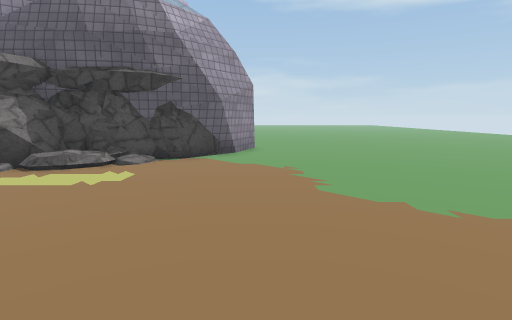
View 1 (above)

24 first-person views from a walk through a Unity game level. The camera is 1.3 m above the floor, tilts 8° down and sees 80° across. The floor is counted in squares, 1 m on a side. Each view is taken from the middle of a square. On the plan, view 1 faces up. The plan holds only what a view shows up to about 14 squares ahead; the rest is blank. The place goes on beyond the plan. The player is left out. Some animated figures are not drawn. Some surface patterns are stand-ins.

View 2
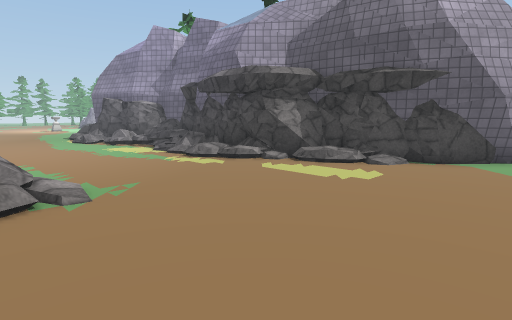

View 3
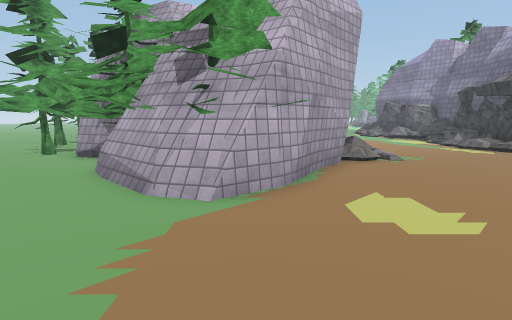

View 4
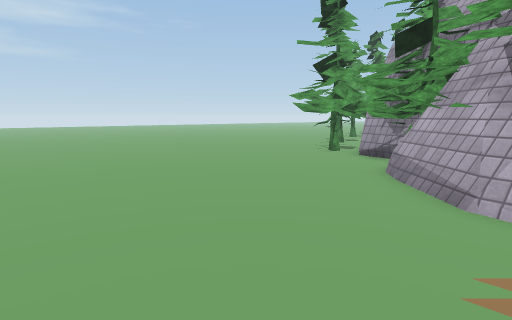

View 5
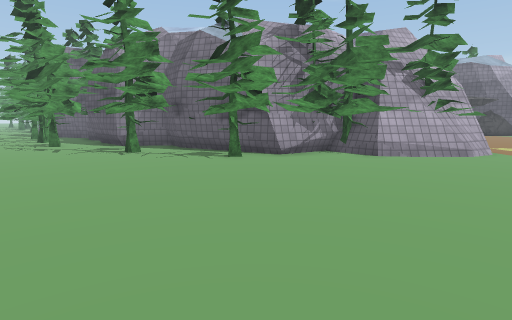

View 6
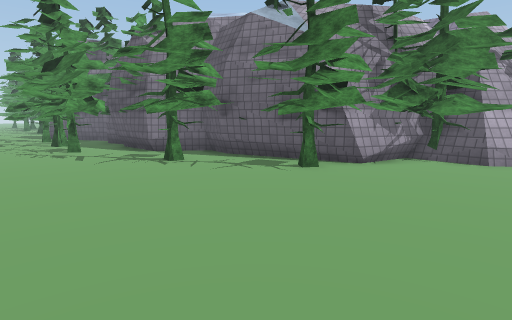

View 7
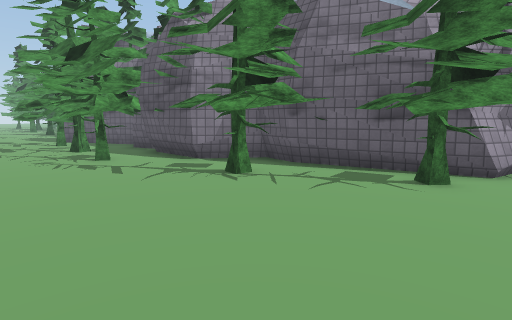

View 8
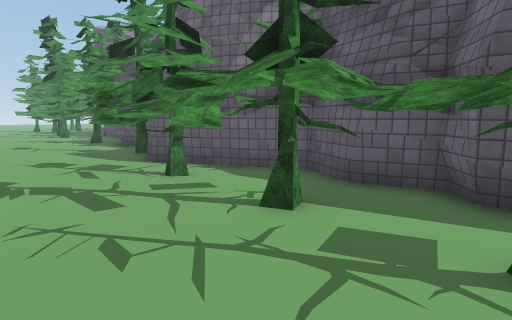

View 9
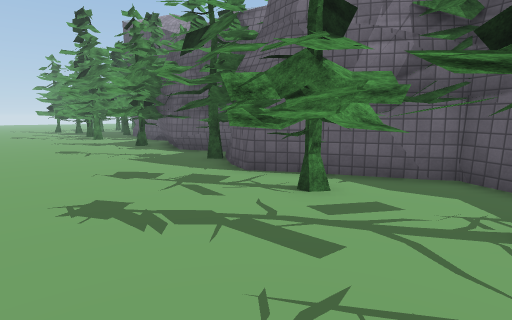

View 10
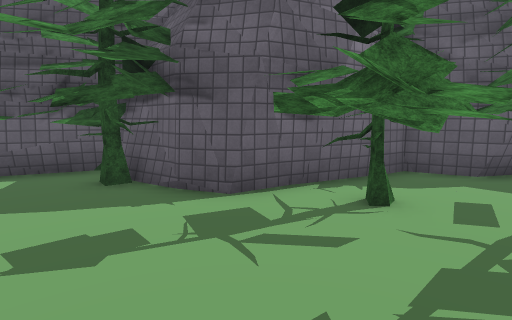

View 11
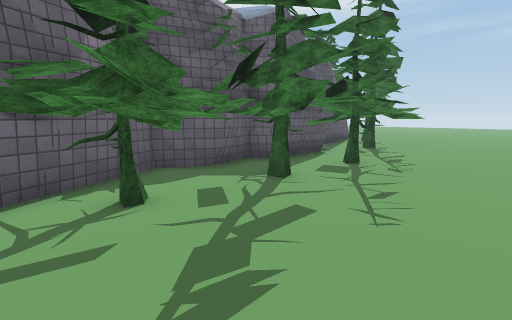

View 12
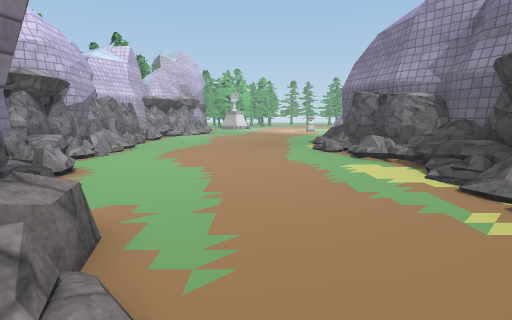

View 13
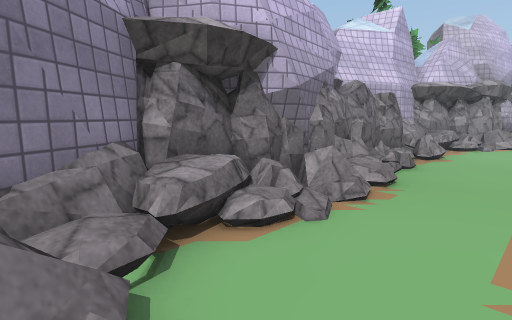

View 14
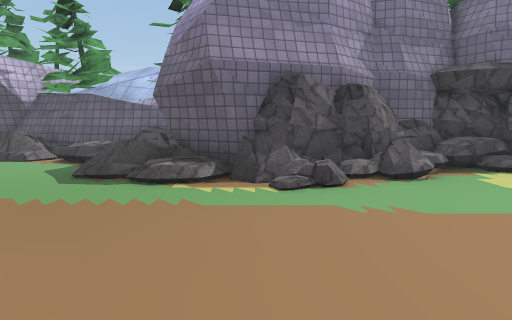

View 15
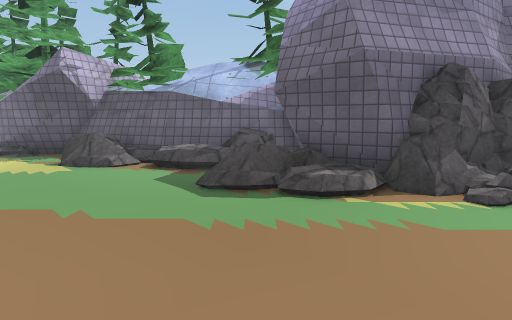

View 16
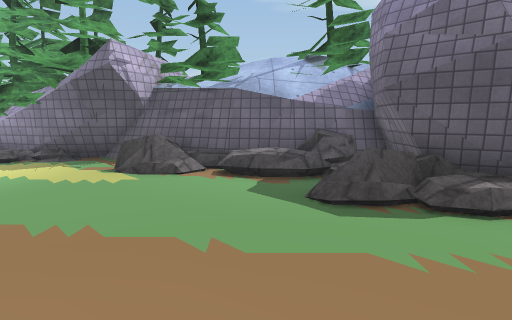

View 17
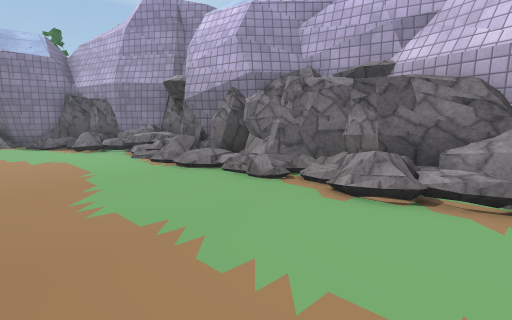

View 18
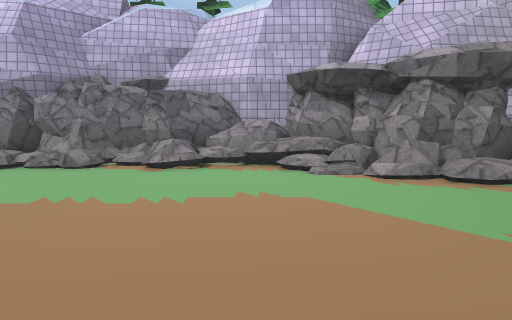

View 19
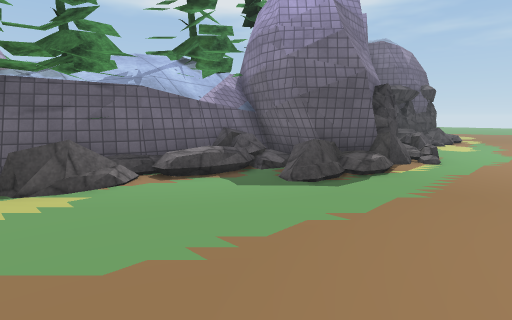

View 20
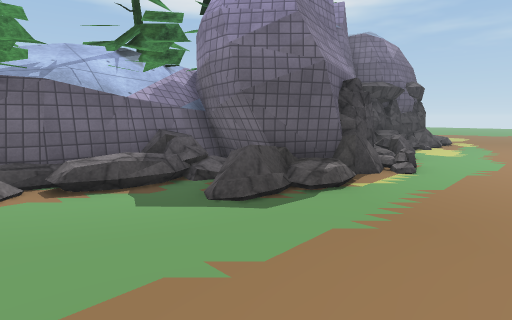

View 21
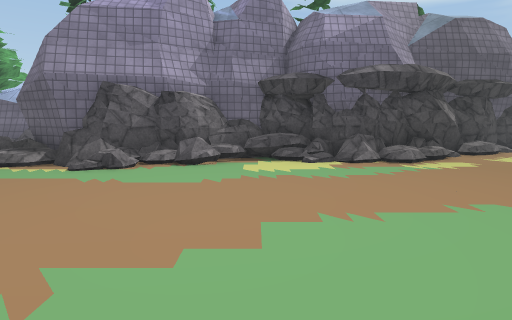

View 22
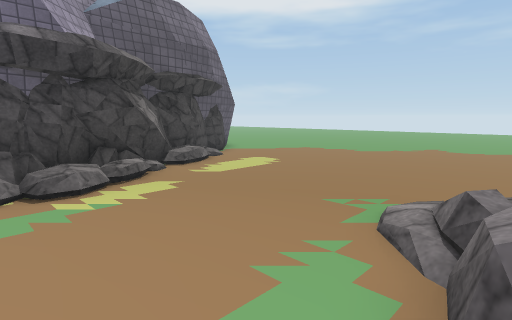

View 23
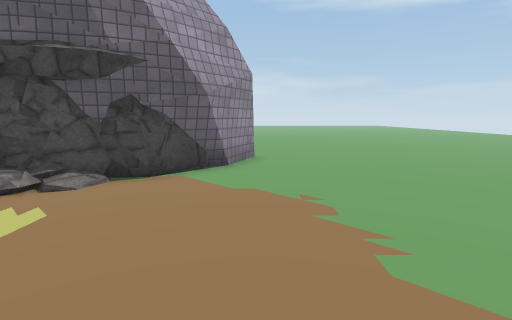

View 24
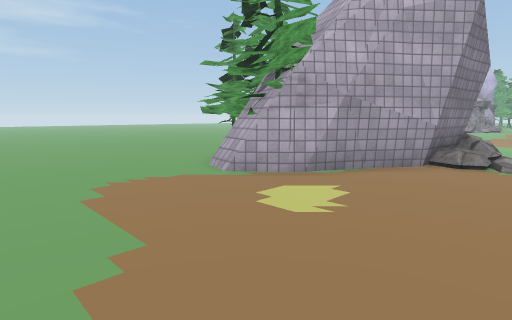

### Floor plan
Key: @ floor where view 1 was taken; # wall or solid block; . main floor; : floor 0.25 m higher than the main floor; / step, stairs or slope; = window, fence, low wall or low ledge; R rock; T tree; O other object.
Columns run from 31 left of view 1 to 4 right of it. Each row starts with its distance up from view 1.
 17                                .....
 16                                .....
 15 T T                            .....
 14 TTT                  OOO       .....
 13 T  TTT                O        #....
 12 TT  TT T  TT T      TT        ##....
 11 #TRT##TT TT  T      T      ####.....
 10 RT####TTT T#              RR###.....
  9  ....RR#####      R  RRRR#R#R.......
  8   ...RR.RRR#   ##R#R#RRR#RR.........
  7    ....... ## R#RRRRR##RR...........
  6    ......:R##RRRRO.::R//............
  5     .......O.R:.....................
  4     ................................
  3      ...............................
  2     ................................
  1    ......................//.........
  0   .....................R###....@....
 -1  .....................### ##........
 -2  //..................:##   ##T......
 -3 #RRR//.............=RRR    TTTT.....
 -4 RR#RRRROOR.OO R# R#RRR     TTT#.....
 -5  RRRRRRRRRRRR#R#R#RR       TT#T....
 -6   RRRRORRR RRRRR R       TTTT=......
 -7    ORO     RR  #R#      T#TTT.......
 -8     OO               TT TTTT........
 -9        R             TT#TT..........
-10 T T TT T  T T T  T ##T#TTTT.........
-11 TTTTT#TTT TTTTT#TTTT TTTTTT........
-12 TTT.TTT###T##TT###TTTTT.TT.........
-13 T...TTTTTTTTTTTTTTTTTTT............
-14 .....TT.TTTTTTTTTTT..T.............
-15 ..........T..TTTTT.................
-16 ...................................
-17 ...................................
-18        ........               .....

Where each view was taken, in squares from view 1:
view 1: 0 up, 0 right, facing up
view 2: 0 up, 0 right, facing up-left
view 3: 3 down, 4 right, facing left
view 4: 4 down, 4 right, facing down-left
view 5: 17 down, 1 right, facing up-left
view 6: 17 down, 2 left, facing up-left
view 7: 17 down, 5 left, facing up-left
view 8: 17 down, 15 left, facing up-left
view 9: 18 down, 18 left, facing up-left
view 10: 18 down, 23 left, facing up
view 11: 18 down, 23 left, facing up-right
view 12: 2 up, 5 left, facing left
view 13: 1 down, 12 left, facing down-left
view 14: 1 down, 18 left, facing up
view 15: 0 up, 21 left, facing up
view 16: 1 up, 23 left, facing up
view 17: 1 up, 25 left, facing down-right
view 18: 4 up, 25 left, facing down
view 19: 2 up, 27 left, facing up-right
view 20: 2 up, 25 left, facing up-right
view 21: 3 down, 13 left, facing up
view 22: 0 up, 10 left, facing up-right
view 23: 3 up, 0 right, facing up
view 24: 2 up, 4 right, facing down-left
